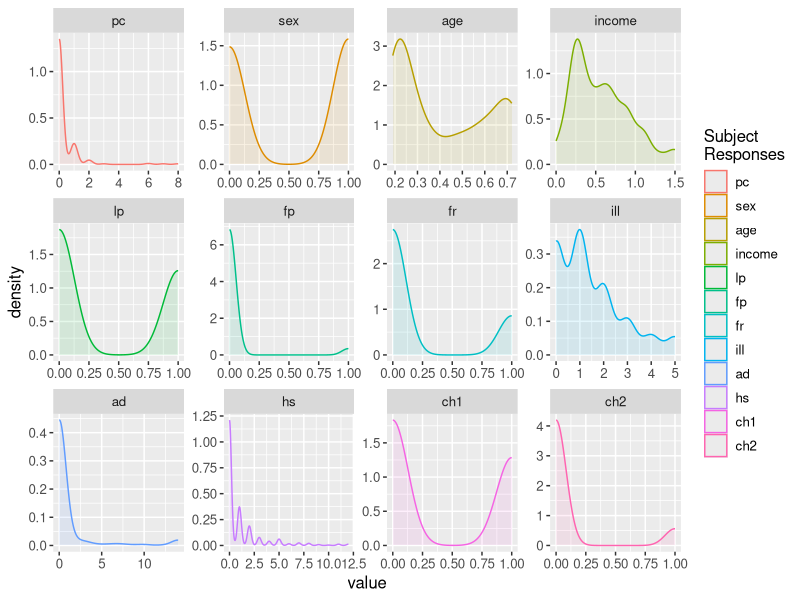
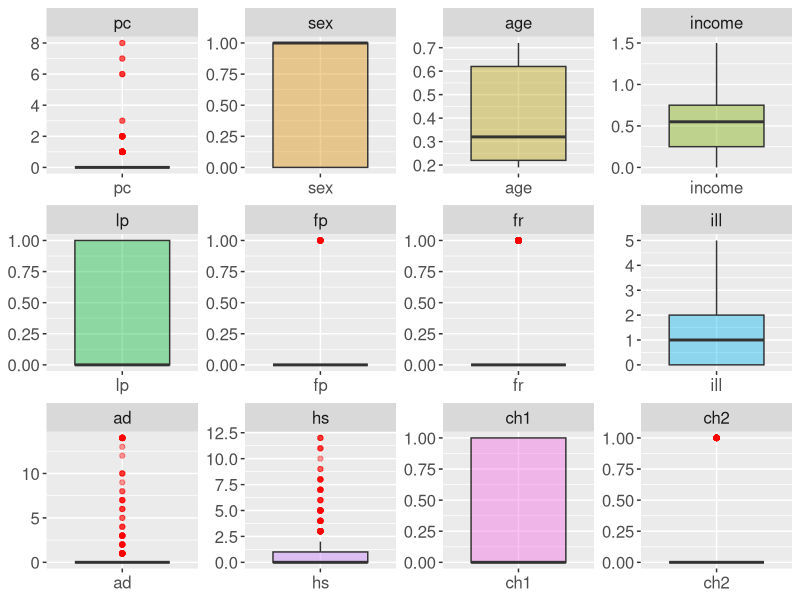
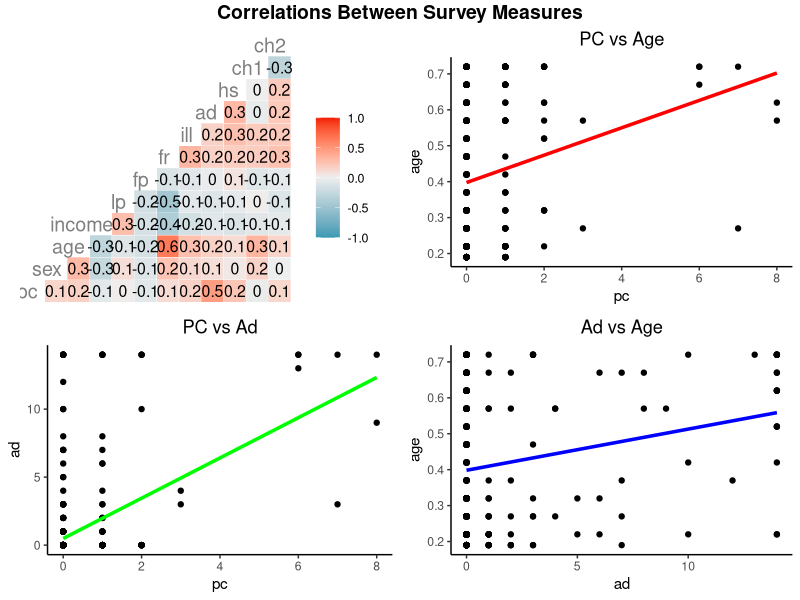
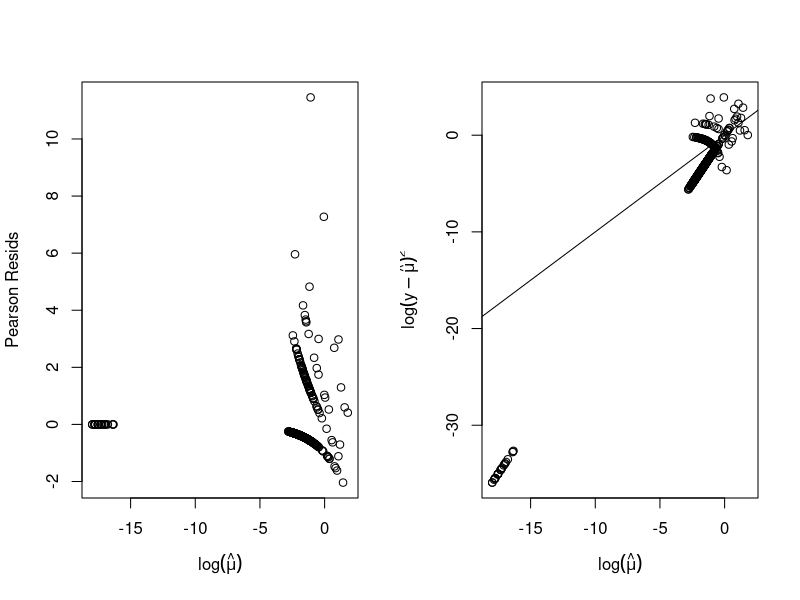
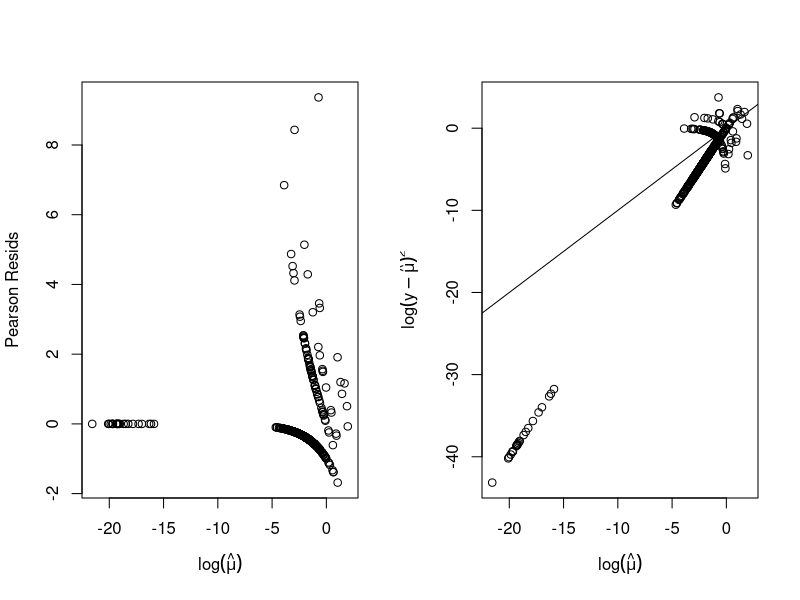
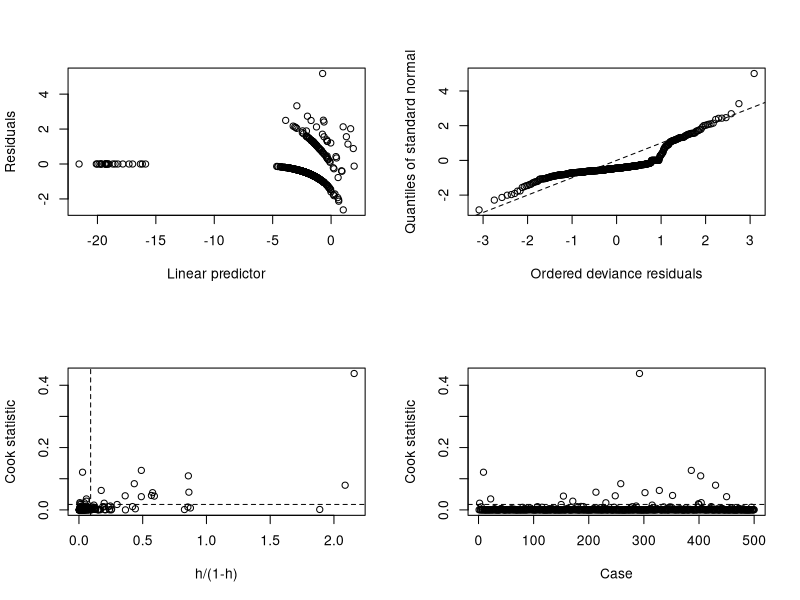
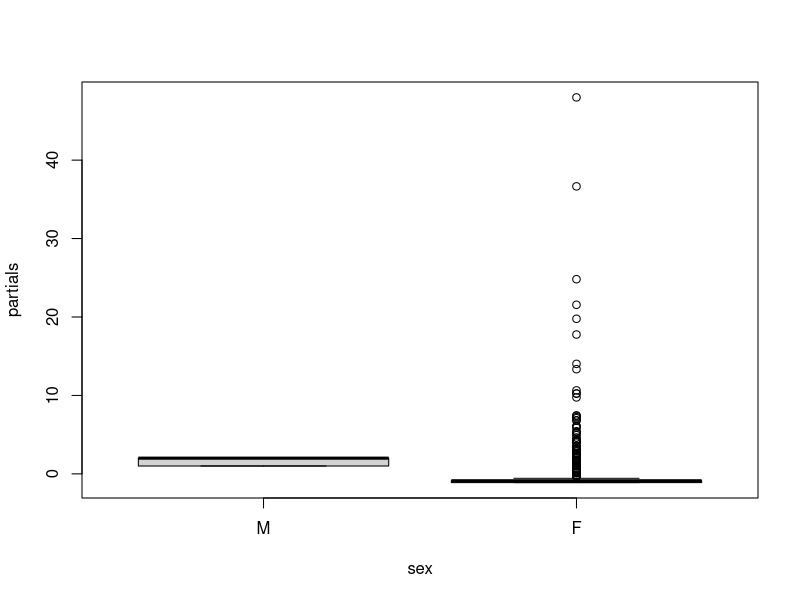
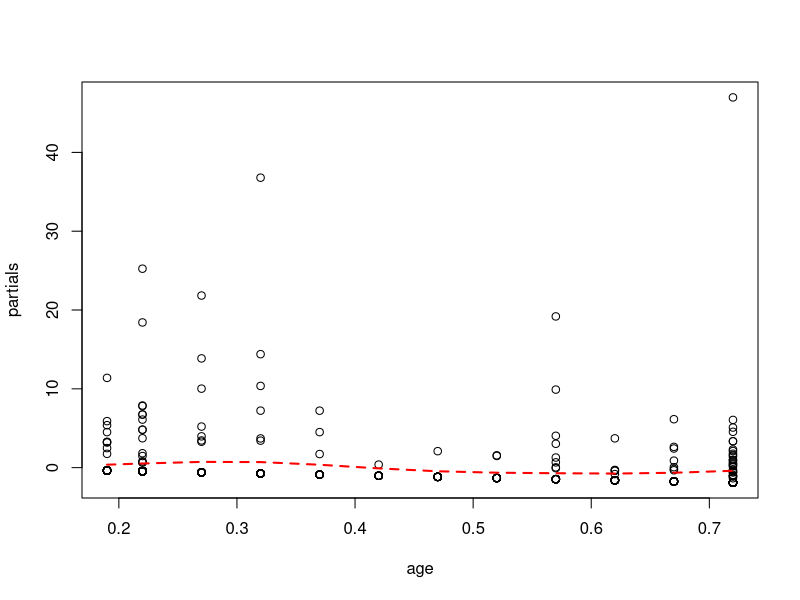

Write R code to recreate these figures, in order. (Note: this script raises an error after producing the figures.)
## ---- chunk 1
knitr::opts_chunk$set(echo = TRUE)

library(tidyverse)
library(ggplot2)
library(GGally)
library(dplyr)
library(ggpubr)
## ---- chunk 2

#Change working directory depending if on Mac vs Windows

tryCatch({
  setwd("/Users/owner/Desktop/PSTAT")},
  error = function(e) {
    print('Path for Mac working directory not found, trying Windows...')
    setwd("D:/PSTAT/")})
## ---- chunk 3
pharmacy_data <- read.table("pharmacist.txt",header = T)

#inspect first few rows
head(pharmacy_data)

## ---- chunk 4
library(reshape2)

long_df=melt(pharmacy_data)
kernel_plots <- ggplot(long_df, aes(value, colour = variable)) + 
  geom_density(aes(fill=variable),alpha = 0.1)+
  facet_wrap(~variable, scales = "free") + 
  labs(color = 'Subject\nResponses') + guides(fill=F) + 
  theme(text = element_text(size = 12))

kernel_plots
## ---- chunk 5
cov.boxs <- ggplot(stack(pharmacy_data), aes(x = ind, y = values, fill = ind)) +
  geom_boxplot(outlier.color = 'red', alpha = 0.4) + facet_wrap(~ind, scales = 'free')+
  theme(legend.position = "none", axis.title = element_blank(), text = element_text(size = 15))
cov.boxs
## ---- chunk 6
library(Hmisc)

my_fn <- function(data, mapping, pts=list(), smt=list(), ...){
  ggplot(data = data, mapping = mapping, ...) + 
    do.call(geom_point, pts) +
    do.call(geom_smooth, smt) 
}

#p-values of correlations
rcorr(as.matrix(pharmacy_data), type = c('pearson'))

all_corr <- ggcorr(pharmacy_data, geom = "tile", label = T, hjust = .8, size = 5, color = "grey50")

# only plot the interesting correlations between pc, age, ad
p1 <- ggplot(pharmacy_data, aes(x = pc, y = age)) +
  geom_point() + geom_smooth(method = 'lm', se = F, size = 1.2, color = 'red', alpha = 0.5)+
  labs(title = 'PC vs Age') + theme_classic() + theme(plot.title = element_text(hjust = 0.5))

p2 <- ggplot(pharmacy_data, aes(x = pc, y = ad)) +
  geom_point() + geom_smooth(method = 'lm', se = F, size = 1.2, color = 'green', alpha = 0.5) + 
  labs(title = 'PC vs Ad') + theme_classic() +  theme(plot.title = element_text(hjust = 0.5))

p3 <- ggplot(pharmacy_data, aes(x = ad, y = age)) +
  geom_point() + geom_smooth(method = 'lm', se = F, size = 1.2, color = 'blue', alpha = 0.5) +
  labs(title = 'Ad vs Age') + theme_classic() +  theme(plot.title = element_text(hjust = 0.5))

int_corr <- ggarrange(all_corr,p1,p2,p3, nrow = 2, ncol = 2)


annotate_figure(int_corr, top =text_grob ("Correlations Between Survey Measures", face = "bold", size = 14))
## ---- chunk 7
fit1 <- glm(pc ~ ., family = 'poisson', data = pharmacy_data)

summary(fit1)

#check phi for over dispersion
rp <- residuals(fit1,type = 'pearson') #phi tilde numerator

phi_hat <- fit1$deviance/fit1$df.residual
phi_tilde <- sum(rp^2)/fit1$df.residual

fit1.phi <- as.data.frame(cbind('hat'=phi_hat,'tilde'=phi_tilde))
fit1.phi

#check for overdispersion using residuals
fv <- fitted(fit1)

par(mfrow = c(1,2))

plot(log(fv), rp, xlab = expression(log(hat(mu))),
     ylab = "Pearson Resids")
plot(log(fv), log(residuals(fit1, type = 'response')^2), xlab = expression(log(hat(mu))),
     ylab = expression(log(y - hat(mu))^2))
abline(0,1)
## ---- chunk 8
library(MASS)
fit2 <- stepAIC(fit1, direction = 'both',trace =F)
summary(fit2)
## ---- chunk 9

anova(fit1,fit2, test = 'Chi')
## ---- chunk 10
pharmacy_data$sex <- factor(pharmacy_data$sex, labels = c('M','F'))
pharmacy_data$lp <- factor(pharmacy_data$lp, labels = c('uncovered','covered'))
pharmacy_data$fp <- factor(pharmacy_data$fp, labels = c('nonprivatePharm','privatePharm'))
pharmacy_data$fr <- factor(pharmacy_data$fr, labels = c('nonprivate','private'))
pharmacy_data$ch1 <- factor(pharmacy_data$ch1, labels = c('nonChronic1','chronicNoLim'))
pharmacy_data$ch2 <- factor(pharmacy_data$ch2, labels = c('nonChronic2','chronicLim'))

## ---- chunk 11
fit3 <- glm(pc ~ ., data = pharmacy_data, family = 'poisson')
summary(fit3)
## ---- chunk 12
fit3.2 <- stepAIC(fit3, direction = 'both',trace = F)
summary(fit3.2)
## ---- chunk 13
anova(fit2,fit3.2, test = 'Chisq')
## ---- chunk 14
fit4 <- stepAIC(fit1, ~ .^2, direction = 'both', trace = F)
summary(fit4)
## ---- chunk 15
anova(fit2,fit4, test = 'Chi')
## ---- chunk 16
rp <- residuals(fit4,type = 'pearson') #phi tilde numerator

phi_hat <- fit4$deviance/fit4$df.residual
phi_tilde <- sum(rp^2)/fit4$df.residual

fit4.phi <- as.data.frame(cbind('hat'=phi_hat,'tilde'=phi_tilde))
fit4.phi

#check for overdispersion using residuals
fv <- fitted(fit4)

par(mfrow = c(1,2))

plot(log(fv), rp, xlab = expression(log(hat(mu))),
     ylab = "Pearson Resids")
plot(log(fv), log(residuals(fit4, type = 'response')^2), xlab = expression(log(hat(mu))),
     ylab = expression(log(y - hat(mu))^2))
abline(0,1)
## ---- chunk 17
library(boot)
glm.diag.plots(fit4)
## ---- chunk 18
fit4.partials <- residuals(fit4,type = 'partial')

f <- sapply(pharmacy_data, is.factor)
#par(mfrow = c(5,4))
for (iCol in colnames(pharmacy_data)){
  col_pos <- match(iCol, colnames(fit4.partials))
  if (is.na(col_pos)){
    next
  }
  
  if (f[iCol]){
    boxplot(pharmacy_data[,iCol], fit4.partials[,col_pos], ylab='partials', names=levels(pharmacy_data[,iCol]), xlab = iCol)
  } else {
    plot(pharmacy_data[,iCol],fit4.partials[,col_pos], ylab='partials', xlab = iCol)
    lines(smooth.spline(pharmacy_data[,iCol],fit4.partials[,iCol]), col = 'red', tol = 10000, lwd = 2,
          lty = 2)
  }
  
}
## ---- chunk 19
plot(exp(fv), pharmacy_data[,'pc'], ylab = 'pc', xlab = 'exp(fitted values)')
lines(smooth.spline(exp(fv),pharmacy_data[,'pc']), col = 'red', lwd = 2)
identify(exp(fv), pharmacy_data[,'pc'], labels = name)
